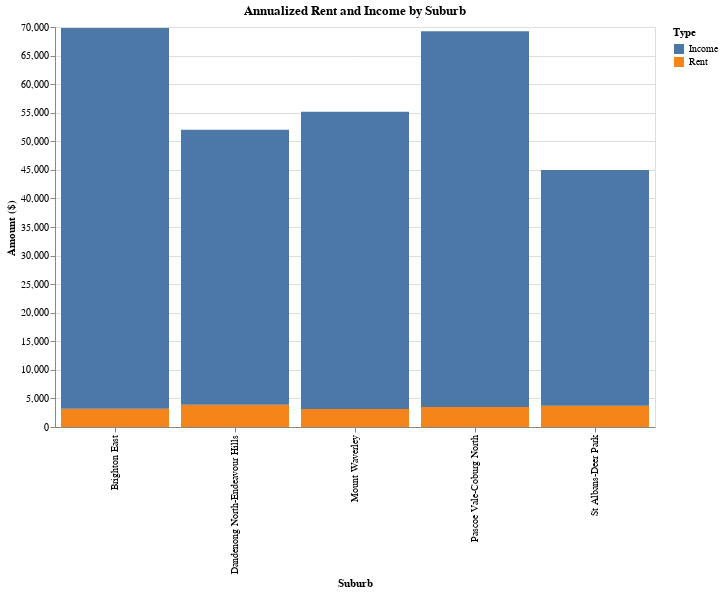

This figure's Vega-Lite source:
### Vega-Lite specification from a JSON file in a GitHub repository (floating-point values rounded to 4 significant figures)
{"$schema": "https://vega.github.io/schema/vega-lite/v5.json", "title": "Annualized Rent and Income by Suburb", "width": 600, "height": 400, "data": {"values": [{"Suburb": "Dandenong North-Endeavour Hills", "Rent": 325, "Income": 48113}, {"Suburb": "St Albans-Deer Park", "Rent": 310, "Income": 41247}, {"Suburb": "Pascoe Vale-Coburg North", "Rent": 290, "Income": 65771}, {"Suburb": "Brighton East", "Rent": 265, "Income": 66665}, {"Suburb": "Mount Waverley", "Rent": 262, "Income": 52010}]}, "transform": [{"calculate": "datum.Rent * 12", "as": "Rent"}, {"fold": ["Rent", "Income"], "as": ["Category", "Value"]}], "mark": "bar", "encoding": {"x": {"field": "Suburb", "type": "nominal", "title": "Suburb"}, "y": {"field": "Value", "type": "quantitative", "title": "Amount ($)"}, "color": {"field": "Category", "type": "nominal", "title": "Type"}, "tooltip": [{"field": "Suburb", "type": "nominal"}, {"field": "Category", "type": "nominal"}, {"field": "Value", "type": "quantitative"}]}}
